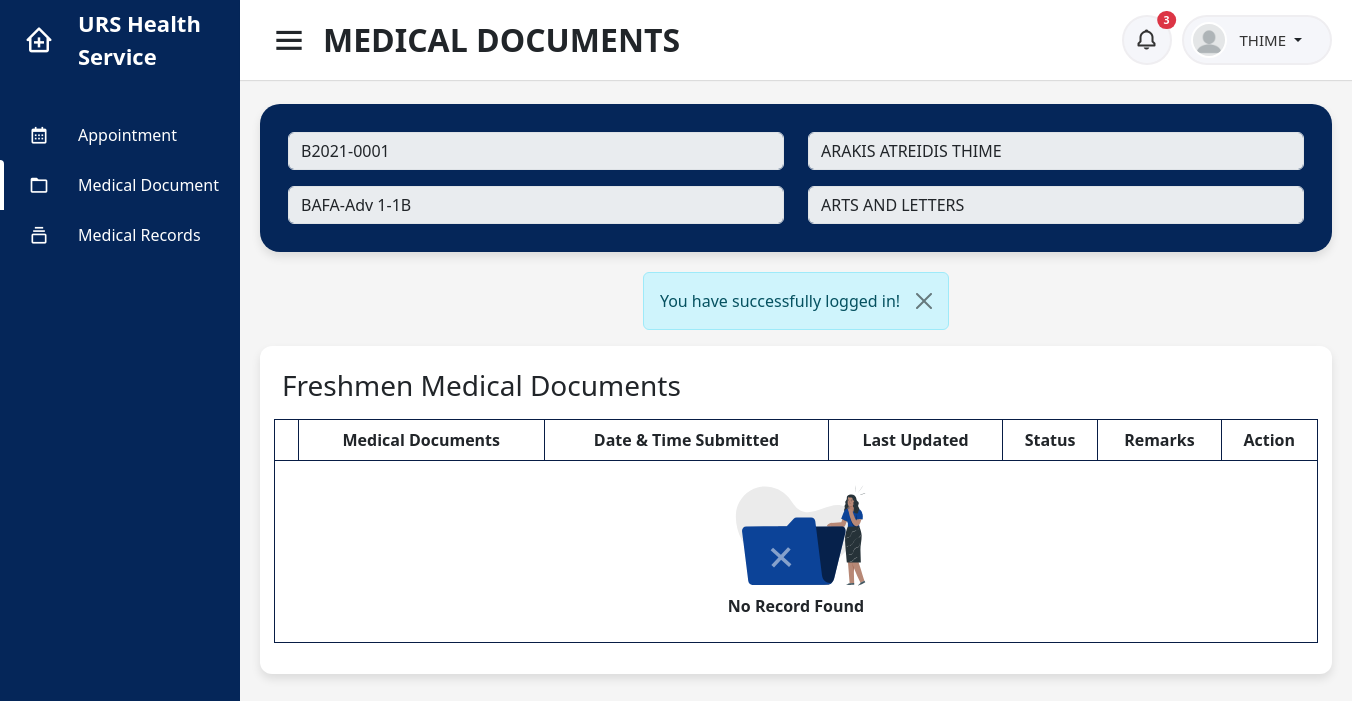
The page /users/patient/student/medical (signed in) on the database its author committed.
### tables this page shows
CREATE TABLE `patient_image` (
  `id` int(11) NOT NULL,
  `patient_id` varchar(45) NOT NULL,
  `image` varchar(100) NOT NULL,
  `created_at` datetime NOT NULL DEFAULT current_timestamp()
);

CREATE TABLE `patient_info` (
  `id` int(11) NOT NULL,
  `patientid` varchar(45) NOT NULL,
  `designation` varchar(45) NOT NULL,
  `sex` varchar(45) NOT NULL,
  `birthday` date DEFAULT NULL,
  `department` varchar(45) DEFAULT NULL,
  `campus` varchar(45) NOT NULL,
  `college` varchar(45) DEFAULT NULL,
  `program` text DEFAULT NULL,
  `yearlevel` varchar(45) DEFAULT NULL,
  `section` varchar(45) DEFAULT NULL,
  `block` varchar(10) DEFAULT NULL,
  `address` text NOT NULL,
  `email` varchar(100) NOT NULL,
  `contactno` varchar(45) NOT NULL,
  `emcon_name` varchar(200) NOT NULL,
  `emcon_number` varchar(45) NOT NULL,
  `datetime_created` datetime DEFAULT NULL,
  `datetime_updated` datetime DEFAULT NULL
);

CREATE TABLE `account` (
  `accountid` varchar(45) NOT NULL,
  `password` varchar(100) NOT NULL,
  `usertype` varchar(45) NOT NULL,
  `firstname` varchar(100) NOT NULL,
  `middlename` varchar(100) DEFAULT NULL,
  `lastname` varchar(100) NOT NULL,
  `email` varchar(100) NOT NULL,
  `contactno` varchar(45) NOT NULL,
  `campus` varchar(45) NOT NULL,
  `status` varchar(45) NOT NULL,
  `datetime_created` datetime NOT NULL,
  `datetime_updated` datetime NOT NULL
);

### users/patient/student/medical.php (the view, shortened to what this page needs)
<?php
include('../../../connection.php');
$userid = $_SESSION['userid'];
$name = $_SESSION['username'];
$campus = $_SESSION['campus'];
?>
<!DOCTYPE html>
<html lang="en" dir="ltr">
<head>
    <?php include('../../../includes/header.php') ?>
</head>
<body id="<?php echo $id ?>">
    <?php include('../../../includes/sidebar.php') ?>
    <section class="home-section">
        <nav>
            <div class="sidebar-button">
                <i class='bx bx-menu sidebarBtn'></i>
                <span class="dashboard">MEDICAL DOCUMENTS</span>
            </div>
            <div class="right-nav">
                <div class="notification-button">
                    <button type="button" class="btn btn-sm position-relative" onclick="window.location.href = 'notification'">
                        <i class='bx bx-bell'></i>
                        <?php
                        $sql = "SELECT au.id, au.user, au.campus, au.activity, au.datetime, au.status, ac.firstname, ac.middlename, ac.lastname, ac.campus
                        FROM audit_trail au INNER JOIN account ac ON ac.accountid=au.user WHERE
                        ((au.activity LIKE 'approved%' AND au.activity LIKE '%$userid')
                        OR (au.activity LIKE 'disapproved%' AND au.activity LIKE '%$userid')
                        OR (au.activity LIKE 'cancelled%' AND au.activity LIKE '%$userid')
                        OR (au.activity LIKE 'completed%' AND au.activity LIKE '%$userid')
                        OR (au.activity LIKE 'dismissed%' AND au.activity LIKE '%$userid')
                        OR (au.activity LIKE 'added%' AND au.activity LIKE '%$userid')
                        OR (au.activity LIKE 'added a walk-in schedule%' AND au.activity LIKE '%$campus')
                        OR (au.activity LIKE 'cancelled a walk-in schedule%' AND au.activity LIKE '%$campus'))
                        AND au.status = 'unread' AND au.user != '$userid'";
                        $result = mysqli_query($conn, $sql);
                        if ($row = mysqli_num_rows($result)) {
                        ?>
                            <span class="position-absolute top-0 start-100 translate-middle badge rounded-pill bg-danger" id="notifes">
                                <?= $row ?>
                            </span>
                        <?php
                        }
                        ?>
                    </button>
                </div>
                <div class="profile-details">
                    <?php
                    $image = "SELECT * FROM patient_image WHERE patient_id = '$userid'";
                    $result = mysqli_query($conn, $image);
                    $row = mysqli_fetch_assoc($result);
                    ?>
                    <div class="profile">
                        <img src="../../../images/<?php echo $row['image']; ?>">
                    </div>
                    <div class="dropdown">
                        <a class="btn dropdown-toggle" href="#" role="button" data-bs-toggle="dropdown" aria-expanded="false">
                            <span class="admin_name">
                                <?php
                                echo $name ?>
                            </span>
                        </a>
                    </div>
                </div>
            </div>
        </nav>
        <div class="home-content">
            <div class="overview-boxes">
                <div class="content info">
                    <?php
                    $sql = "SELECT * FROM patient_info p INNER JOIN account a ON a.accountid=p.patientid WHERE p.patientid='$userid'";
                    $result = mysqli_query($conn, $sql);
                    if ($result) {
                        if (mysqli_num_rows($result) > 0) {
                            foreach ($result as $data) {
                    ?>
                                <div class="row p-2">
                                    <div class="col">
                                        <div class="input-group input-group-md">
                                            <input type="text" class="form-control" value="<?= $data['patientid'] ?>" disabled>
                                        </div>
                                    </div>
                                    <div class="col">
                                        <div class="input-group input-group-md">
                                            <input type="text" class="form-control" value="<?= $data['firstname'] . ' ' . $data['middlename'] . ' ' . $data['lastname'] ?>" disabled>
                                        </div>
                                    </div>
                                </div>
                                <div class="row p-2">
                                    <div class="col">
                                        <div class="input-group input-group-md">
                                            <input type="text" class="form-control" value="<?= $data['program'] . ' ' . $data['yearlevel'] . '-' . $data['section']  . $data['block'] ?>" disabled>
                                        </div>
                                    </div>
                                    <div class="col">
                                        <div class="input-group input-group-md">
                                            <input type="text" class="form-control" value="<?= $data['college'] ?>" disabled>
                                        </div>
                                    </div>
                                </div>
                    <?php
                            }
                        }
                    }
                    ?>
                </div>
                <?php
                include('medical-doc.php');
                ?>
            </div>
        </div>
    </section>
</body>
</html>

### css/dashboard.css (style rules this page uses)
.home-section { position: relative; background: #f5f5f5; min-height: 100vh; width: calc(100% - 240px); left: 240px; transition: all 0.5s ease; }
.home-section nav { display: flex; justify-content: space-between; height: 80px; background: #fff; align-items: center; position: fixed; width: calc(100% - 240px); left: 240px; z-index: 100; padding: 0 20px 0 30px; box-shadow: 0 1px 1px rgba(0, 0, 0, 0.1); transition: all 0.5s ease; }
.home-section nav .sidebar-button { display: flex; align-items: center; font-size: 32px; font-weight: 600; }
nav .sidebar-button i { font-size: 38px; margin-right: 15px; }
.home-section .right-nav { display: flex; }
.home-section .profile-details { display: flex; align-items: center; background: #f5f6fa; border: 2px solid #efeef1; border-radius: 50px; height: 50px; padding: 0 15px 0 2px; margin-left: 10px; }
.home-section nav .profile { width: 36px; height: 36px; border-radius: 50%; margin-left: 5px; background-color: #fff; }
.home-section nav .profile img { width: 36px; height: 36px; object-fit: cover; border-radius: 50%; padding: 2px; }
.home-section nav .notification-button { display: flex; align-items: center; justify-content: center; background: #f5f6fa; border: 2px solid #efeef1; border-radius: 50px; height: 50px; min-width: 50px; }
nav .notification-button i { font-size: 24px; color: #333; }
.home-section nav .notification-button button { display: flex; justify-content: center; align-items: center; height: 42px; min-width: 30px; border-radius: 50%; }
nav .profile-details .admin_name { font-size: 15px; font-weight: 500; color: #333; white-space: nowrap; }
.home-section .home-content { position: relative; justify-content: center; padding-top: 104px; }
.home-content .overview-boxes { display: flex; align-items: center; justify-content: space-between; flex-wrap: wrap; padding: 0 20px; }
.home-content .overview-boxes .content { margin-bottom: 20px; width: 100%; background: #fff; padding: 15px 14px; border-radius: 12px; box-shadow: 0 5px 10px rgba(0, 0, 0, 0.1); }
.home-content .overview-boxes .info { background: #052659; padding: 20px; border-radius: 20px; box-shadow: 0 5px 10px rgba(0, 0, 0, 0.1); }
:root { --Red: hsl(1, 90%, 64%); --Blue: hsl(219, 85%, 26%); --White: hsl(0, 0%, 100%); --Very-light-grayish-blue: hsl(210, 60%, 98%); --Light-grayish-blue-1: hsl(211, 68%, 94%); --Light-grayish-blue-2: hsl(205, 33%, 90%); --Grayish-blue: hsl(219, 14%, 63%); --Dark-grayish-blue: hsl(219, 12%, 42%); --Very-dark-blue: hsl(224, 21%, 14%); }

### rows shown on the page
patient_image: image (picture)
patient_info: patientid "B2021-0001", patientid.lastname "ARAKIS ATREIDIS THIME", program+yearlevel+section "BAFA-Adv 1-1B", college "ARTS AND LETTERS"

### other values the page prints
$row "3"
$name "THIME"
$_SESSION['alert'] "You have successfully logged in!"
